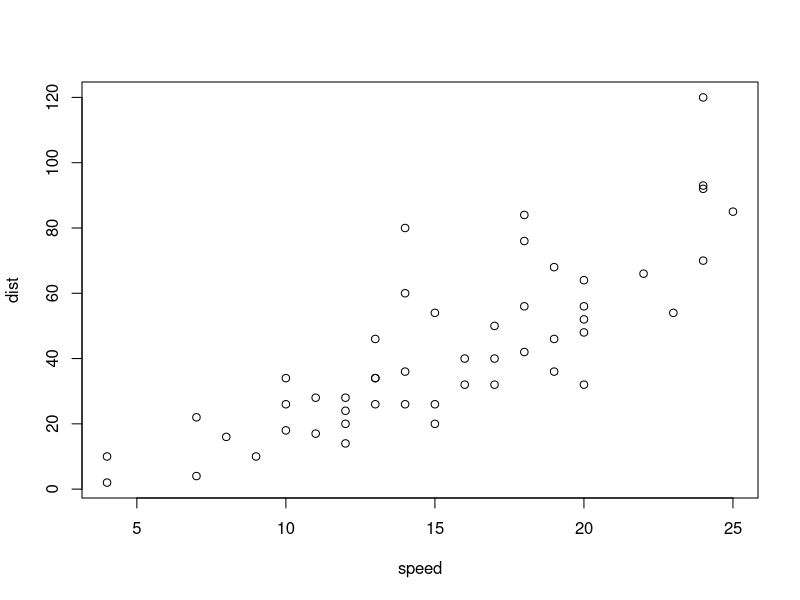
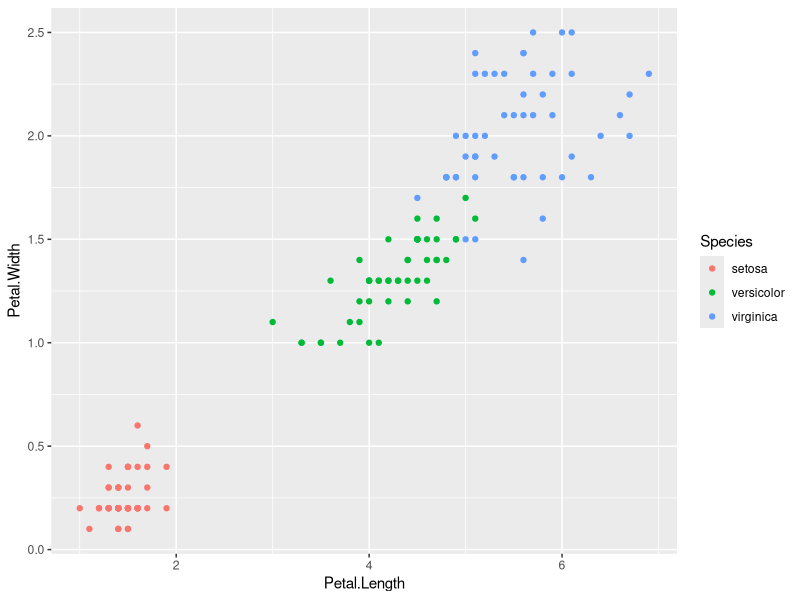

Write the R code that produced these figures, in order.
## ---- chunk 1
head(cars)
## ---- chunk 2
plot(cars)
## ---- chunk 3
library(tidyverse)
## ---- chunk 4
knitr::kable(iris[1:6, ])
## ---- chunk 5
ggplot(iris, aes(x = Petal.Length, y = Petal.Width, col = Species)) +
  geom_point()
